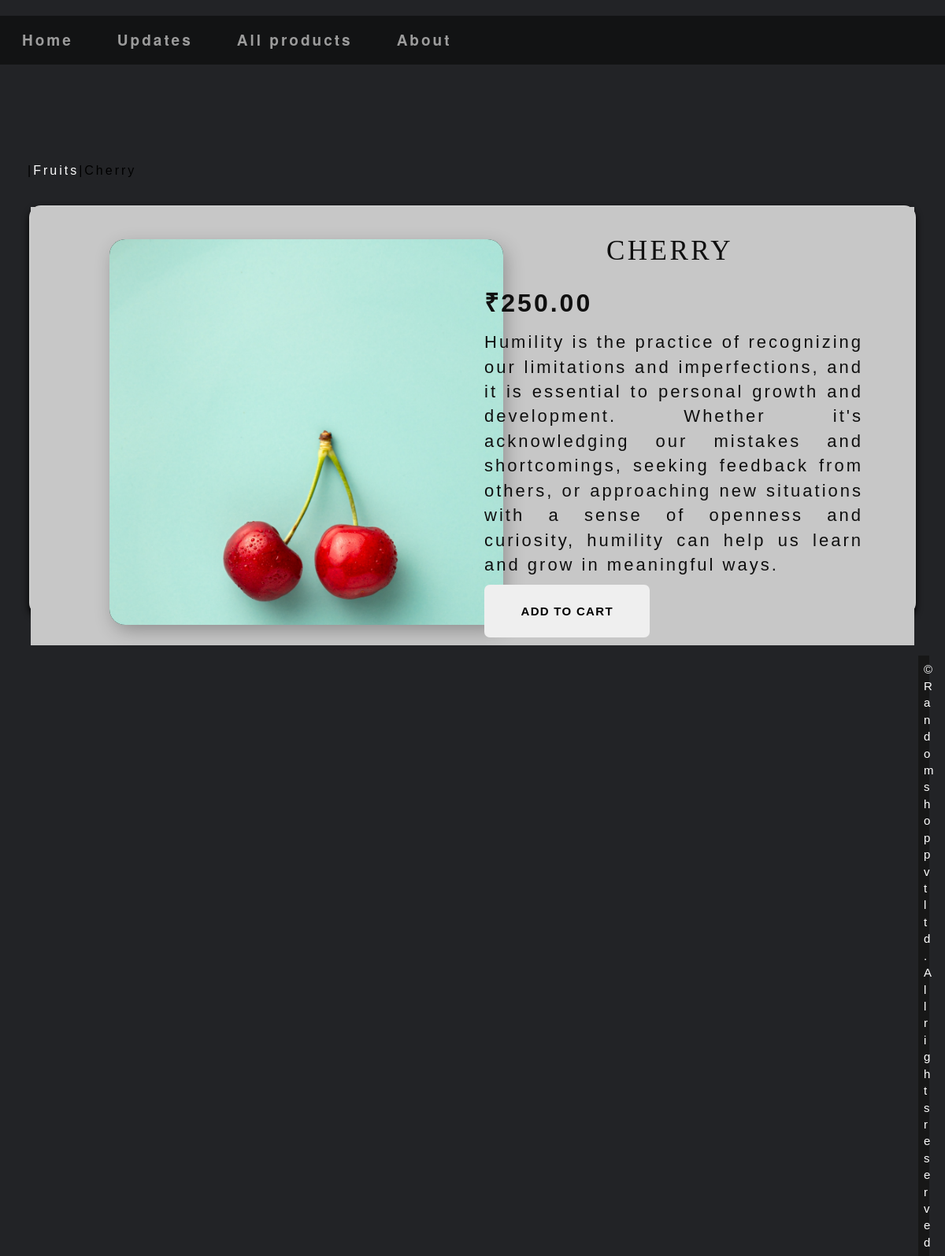
The page /fruits/cherry/ on the database its author committed.
### shopingcart_app/models.py (models this page shows, shortened)
class Product(models.Model):
    name = models.CharField(max_length=250, unique=True)
    slug = models.SlugField(max_length=250, unique=True)
    disc = models.TextField(blank=True)
    price = models.DecimalField(max_digits=10, decimal_places=2)
    category = models.ForeignKey(Category, on_delete=models.CASCADE)
    img = models.ImageField(upload_to='product', blank=True)
    stock = models.IntegerField()
    available = models.BooleanField(default=True)
    created = models.DateTimeField(auto_now_add=True)
    updated = models.DateTimeField(auto_now=True)
    class Meta:
        ordering = ('name',)
        verbose_name = 'product'
        verbose_name_plural = 'products'

class Category(models.Model):
    name = models.CharField(max_length=250, unique=True)
    slug = models.SlugField(max_length=250, unique=True)
    disc = models.TextField(blank=True)
    img = models.ImageField(upload_to='category', blank=True)
    class Meta:
        ordering = ('name',)
        verbose_name = 'category'
        verbose_name_plural = 'categories'
    def geturl(self):
        return reverse('shopingcart_app:products_by_category', args=[self.slug])
    def __str__(self):
        return '{}'.format(self.name)

### shopingcart_app/views.py (the view)
# urls.py: path('<slug:c_slug>/<slug:product_slug>/', views.proddetail, name='prodcatedetail')
def proddetail(request, c_slug, product_slug):
    try:
        product = Product.objects.get(category__slug=c_slug, slug=product_slug)
    except Exception as e:
        raise e
    return render(request, 'product.html', {'product': product})

### cart_app/context_processors.py (called while the page is built)
def counter(request):
    item_count=0
    if 'admin' in request.path:
        return{}
    else:
        try:
            cart=Cart.objects.filter(cart_id=cart_id(request))
            cart_item=Cartitem.objects.all().filter(cart=cart[:1])
            for cart_item in cart_item:
                item_count += cart_item.quantity
        except Cart.DoesNotExist:
            item_count =0
    return dict(item_count=item_count)

### cart_app/views.py (called while the page is built)
def cart_id(request):
    cart = request.session.session_key
    if not cart:
        cart = request.session.create()
    return cart

### shopingcart_app/context_processors.py (called while the page is built)
def menu_links(requests):
    links = Category.objects.all()
    return dict(links=links)

### templates/product.html (shortened to what this page needs)
{% extends 'base.html' %}
{% load static %}
{% block content %}
<div class="row my_product_row_class">
    <div class="mx_auto">
        <p><a href="{% url 'shopingcart_app:allprodcat' %}"Home></a>|<a href="{{product.category.geturl}}">{{product.category}}</a>|{{product.name}}</p>
    </div>
</div>
<div class="card">
      <div class="card__title">
        <div class="icon">
<br>
<div class="row">
    <div>
    <div class="col-12 col-sm-12 col-md-12 col-lg-6  text-center">
        <div class="product__photo" >
		<div class="photo-container">
			<div class="photo-main">
				<img src="{{product.img.url}}" alt="{{product.name}}">
			</div>
		</div>
	</div>
    </div>
    </div>
    <div>
        <div class="col-12 col-sm-12 col-md-12 col-lg-6">
            <h1 class="my_product_title">{{product.name}}</h1>
            <p style="font-size:32px;"><b>₹{{product.price}}</b></p>
            <p class="text-justify my_prod_disc " style="font-size:22px;">{{product.disc}}</p>
            {% if product.stock <= 0  %}
            <p class="text-justify my_prod_disc " style="font-size:18px; color:#fff5f5;"> <b> Out of Stock</b></p>
            {% else %}
            <div>
            <a href="{% url 'cart_app:add_cart' product.id %} "><button class="buy--btn">ADD TO CART</button></a>
            </div>
            {% endif %}
        </div>
    </div>
</div>
            </div>
      </div>
</div>
{% endblock %}

### static/css/style.css (style rules this page uses)
body { background: #1f1c1c; font-size:15px; letter-spacing:.2em; color: #ffffff; word-wrap:break-word !important; font-family: 'Open Sans', sans-serif; }
a { color: #FFF; }
h1 { margin-top: 1px; text-align:center; font-size:20px; font-family: 'Bree Serif', 'serif'; }
body { background: #222326; font-family: 'Lato', sans-serif; }
* { box-sizing: border-box; margin: 0px; padding: 0px; }
body { display: flex; align-items: center; min-height: 10vh; justify-content: center; font-family: 'Ubuntu', sans-serif; }
h1 { font-size: 3rem; text-transform: uppercase; }
.card { position: relative; border: 2px solid #ccc; border-radius: 3px; padding: 0px; padding-bottom: 10px; margin: 2px; height: 200px; box-shadow: 0 4px 8px rgba(0, 0, 0, 1); }
.card img { max-width: 100%; height: auto; border-radius:15px; margin: 0px 0px 0px 0px; }
.my_product_row_class { padding:15px; padding-bottom:20px; text-decoration:none; }
.my_product_row_class .mx_auto { color:#000; font-size:16px; text-decoration:none; }
.my_product_title { font-size:35px; font-family:Bebas Neue; text-transform:uppercase; letter-spacing:.1em; padding-top:5px; padding-bottom:15px; padding-right:65px; }
.my_prod_disc { padding-right:55px; }
.card { box-shadow: 0 6px 8px rgba(#000, 0.9); height:65vh; align-items: center; background: #c7c7c7; border-radius: 15px; }
.icon { flex: 1 0 100px; background: #c7c7c7; color: #0f0f0f; padding: 10px 10px; }
.product__photo { position: absolute; top:200px; left:90px; width: 500px; justify-item:center; align-items: center; }
.photo-container { position: absolute; left: 1em; bottom:-20em; width: 500px; align-items: center; justify-item:center; height: 490px; background: #191919; border-radius: 20px; overflow: hidden; box-shadow: 4px 8px 25px -2px rgba(0, 0, 0, 0.3); }
.photo-main { border-radius: 8px 6px 5px 0; }

### rows shown on the page
Product: category "Fruits", name "Cherry", img (picture), name "CHERRY", price "250.00", disc "Humility is the practice of recognizing our limitations and imperfections, and it is essential to personal growth and development. Whether it's acknowledging our mistakes and shortcomings, seeking feedback from others, or approaching new situations with a sense of openness and curiosity, humility can help us learn and grow in meaningful ways."
